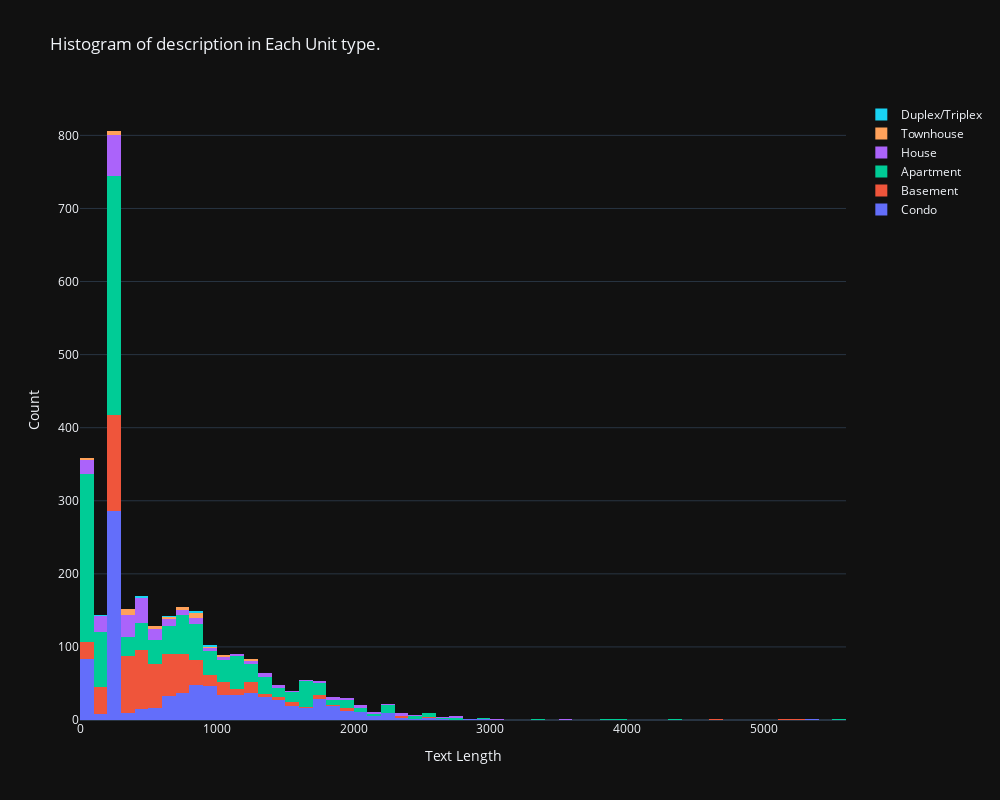

Notebook code cell kept with this figure:
### Code cell
# plot the histogram of length in each category.
fig = go.Figure()
for category in categories:
    fig.add_trace(go.Histogram(x=df[df['unit_type'] == category]['text_length_description'], name=category))

# Update layout for better visualization
fig.update_layout(barmode='stack',
                  xaxis_title='Text Length',
                  yaxis_title='Count',
                  title='Histogram of description in Each Unit type.',
                  autosize=False,
                  template='plotly_dark',
                  height = 800,
                  width=1000)

fig.show()

### Figure 1 — Plotly figure (JSON) as saved in the notebook; plotly's stock layout.template omitted (floating-point values rounded to 4 significant figures; data arrays with more than 128 entries replaced by an {"elided": "..."} marker saying what was removed)
{"data": [{"name": "Condo", "type": "histogram", "x": {"elided": "883 int values"}}, {"name": "Basement", "type": "histogram", "x": {"elided": "647 int values"}}, {"name": "Apartment", "type": "histogram", "x": {"elided": "1159 int values"}}, {"name": "House", "type": "histogram", "x": {"elided": "260 int values"}}, {"name": "Townhouse", "type": "histogram", "x": [367, 761, 693, 207, 1809, 882, 563, 312, 279, 207, 371, 833, 268, 165, 395, 663, 556, 311, 823, 687, 91, 322, 91, 780, 376, 1001, 1060, 888, 814, 834, 1060, 904, 383, 228, 742, 1265, 820, 913, 590, 1214, 1350, 91]}, {"name": "Duplex/Triplex", "type": "histogram", "x": [878, 658, 778, 902, 457, 623, 994, 458, 1295, 455, 184, 813]}], "layout": {"autosize": false, "barmode": "stack", "height": 800, "title": {"text": "Histogram of description in Each Unit type."}, "width": 1000, "xaxis": {"title": {"text": "Text Length"}}, "yaxis": {"title": {"text": "Count"}}}}
